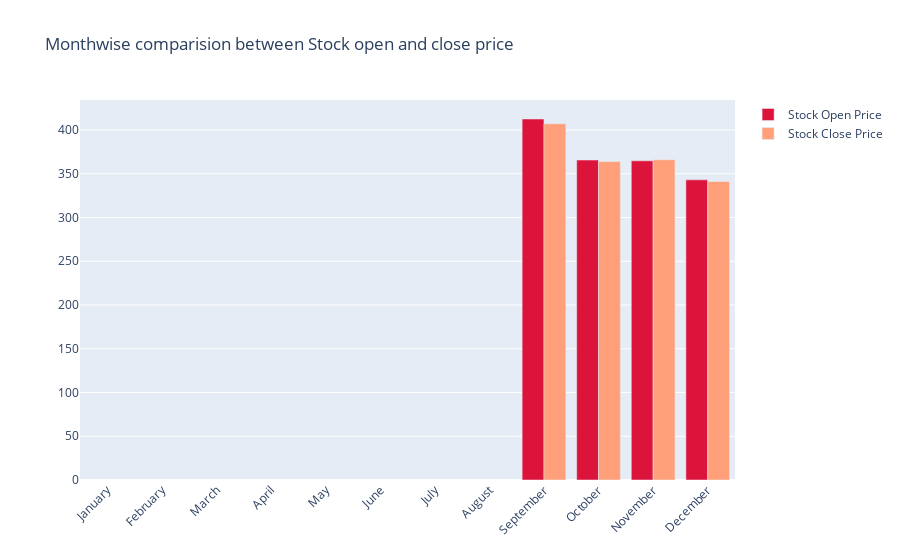

Notebook source saved alongside this figure:
### Markdown cell above
### Since our data start from 2014-09-17 thats why its showing Nan before Semptember

### Code cell
fig = go.Figure()

fig.add_trace(go.Bar(
    x=monthvise.index,
    y=monthvise['open'],
    name='Stock Open Price',
    marker_color='crimson'
))
fig.add_trace(go.Bar(
    x=monthvise.index,
    y=monthvise['close'],
    name='Stock Close Price',
    marker_color='lightsalmon'
))

fig.update_layout(barmode='group', xaxis_tickangle=-45, 
                  title='Monthwise comparision between Stock open and close price')
fig.show()

### Figure 1 — Plotly figure (JSON) as saved in the notebook; plotly's stock layout.template omitted (floating-point values rounded to 4 significant figures)
{"data": [{"marker": {"color": "crimson"}, "name": "Stock Open Price", "type": "bar", "x": ["January", "February", "March", "April", "May", "June", "July", "August", "September", "October", "November", "December"], "y": [null, null, null, null, null, null, null, null, 412.7, 365.7, 364.9, 343.1]}, {"marker": {"color": "lightsalmon"}, "name": "Stock Close Price", "type": "bar", "x": ["January", "February", "March", "April", "May", "June", "July", "August", "September", "October", "November", "December"], "y": [null, null, null, null, null, null, null, null, 407.2, 364.1, 366.1, 341.3]}], "layout": {"barmode": "group", "title": {"text": "Monthwise comparision between Stock open and close price"}, "xaxis": {"tickangle": -45}}}
